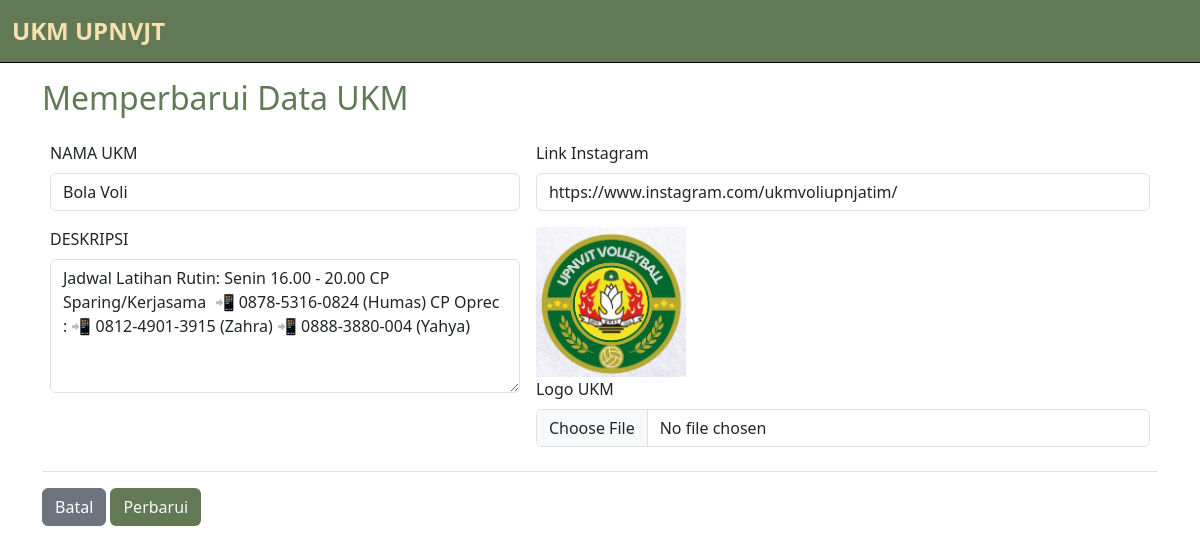
Page /edit2.php?id=5 (signed in) on the committed database.
### tables this page shows
CREATE TABLE `kartu` (
  `id` int(11) NOT NULL,
  `img` text NOT NULL,
  `ukm` varchar(30) NOT NULL,
  `desk` text NOT NULL,
  `instagram` text NOT NULL,
  `total` int(11) NOT NULL
);

### edit2.php (the view, shortened to what this page needs)
<?php
require_once 'functions.php';
if (isset($_GET['id'])) {
    $id = $_GET['id'];
    $query = "SELECT * FROM kartu WHERE id='$id'";
    $result = mysqli_query($conn, $query);
    if ($data = $result->fetch_assoc()) {
        $ukm = $data['ukm'];
        $desk = $data['desk'];
        $instagram = $data['instagram'];
        $img = $data['img'];
    }
}
?>
<!DOCTYPE html>
<html lang="en">
<head>
    <link href="https://cdn.jsdelivr.net/npm/bootstrap@5.3.0-alpha3/dist/css/bootstrap.min.css" rel="stylesheet" />
    <link rel="stylesheet" href="style.css" />
</head>
<body>
    <nav class="navbar navbar-expand-lg">
        <div class="container-fluid">
            <a class="navbar-brand" href="#home">UKM UPNVJT</a>
        </div>
    </nav>
    <div class="form mt-3 container">
        <h2>Memperbarui Data UKM</h2>
        <form action="functions.php" method="post" class="mt-3" enctype="multipart/form-data">
            <table class="table">
                <tr>
                    <td>
                        <div class="mb-3">
                            <label for="nama" class="form-label">NAMA UKM</label>
                            <input type="text" class="form-control" id="ukm" name="ukm" value="<?= $ukm ?>" required />
                        </div>
                        <div class="mb-3">
                            <label for="npm" class="form-label">DESKRIPSI</label>
                            <textarea class="form-control" name="desk" id="desk" rows="5"><?= $desk ?></textarea>
                        </div>
                    </td>
                    <td>
                        <div class="mb-3">
                            <label for="nama" class="form-label">Link Instagram</label>
                            <input type="text" class="form-control" id="instagram" name="instagram" value="<?= $instagram ?>" required />
                        </div>
                        <div class="mb-3">
                            <img src="uploads/<?= $img ?>" width="150px"><br>
                            <label for="img" class="form-label">Logo UKM</label>
                            <input class="form-control" type="file" id="img" name="img" accept=".img, .jpeg, .png ,.jpg" />
                        </div>
                    </td>
                </tr>
            </table>
            <a href="index.php" class="btn btn-secondary">Batal</a>
            <button class="btn text-light" type="submit" value="ukmEDIT" name="proses" style="background-color: var(--pr);">Perbarui</button>
        </form>
    </div>
</body>
</html>

### style.css (style rules this page uses)
* { margin: 0; padding: 0; }
:root { --pr: #617a55; --sec: #f7e1ae; --trd: #c07f00; --alt: #fff7d4; }
nav { background-color: var(--pr); font-weight: 700; border-bottom: 1px black solid; }
.navbar-brand { color: var(--sec); font-weight: 700; font-size: 1.5rem; }
.container h2 { color: var(--pr); }

### rows in the picture
kartu: ukm "Bola Voli", desk "Jadwal Latihan Rutin: Senin 16.00 - 20.00 CP Sparing/Kerjasama 📲 0878-5316-0824 (Humas) CP Oprec : 📲 0812-4901-3915 (Zahra) 📲 0888-3880-004 (Yahya)", instagram "https://www.instagram.com/ukmvoliupnjatim/", img (picture)
